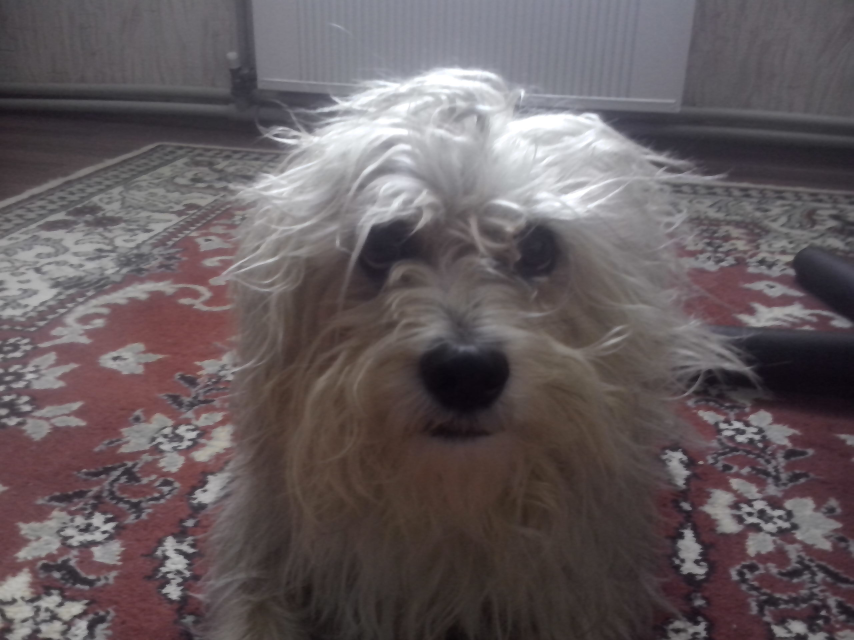
#> input picture Samples/2.jpg, 2560 x 1920 px (shown at 1/3 size); its folder holds only this picture in this run
$ python -i repair.py   (imports and definitions only)
#> lines starting #> are read from the running program, lines starting #| are printed output that depends on the picture
### utils/logger.py
"""Centralized logging setup for XStitch."""

import logging
import os
from logging.handlers import RotatingFileHandler

_LOG_DIR = os.path.join(os.path.dirname(os.path.dirname(__file__)), "logs")
_LOG_FILE = os.path.join(_LOG_DIR, "app.log")

_initialized = False


def get_logger(name: str) -> logging.Logger:
    """Return a named logger. Initializes handlers on first call."""
#> further down, picture is the input picture: shape (1920, 2560, 3); mean B, G, R 93.6, 91, 100
    global _initialized
    if not _initialized:
        _setup()
        _initialized = True
    return logging.getLogger(name)


def _setup() -> None:
    os.makedirs(_LOG_DIR, exist_ok=True)

    root = logging.getLogger()
    root.setLevel(logging.DEBUG)

    fmt = logging.Formatter(
        "%(asctime)s [%(levelname)-8s] %(name)s — %(message)s",
        datefmt="%Y-%m-%d %H:%M:%S",
    )


    fh = RotatingFileHandler(_LOG_FILE, maxBytes=5 * 1024 * 1024, backupCount=3, encoding="utf-8")
    fh.setLevel(logging.DEBUG)
    fh.setFormatter(fmt)


    ch = logging.StreamHandler()
    ch.setLevel(logging.INFO)
    ch.setFormatter(fmt)

    root.addHandler(fh)
    root.addHandler(ch)

### core/repair.py
"""STEP 2 — Auto-Repair: denoise, sharpen, white balance, gamma, CLAHE, bilateral."""

from __future__ import annotations

import cv2
import numpy as np

from core.context import ProcessingContext
from utils.logger import get_logger

log = get_logger(__name__)


# [45 lines that did not run here, left out]


def _auto_gamma(img: np.ndarray) -> np.ndarray:
    """Auto gamma correction based on mean brightness."""
    gray = cv2.cvtColor(img, cv2.COLOR_BGR2GRAY)
    mean_brightness = gray.mean()


    if mean_brightness < 5 or mean_brightness > 250:
        return img  # skip extreme cases

    gamma = np.log(128.0 / 255.0) / np.log(mean_brightness / 255.0 + 1e-7)
    gamma = float(np.clip(gamma, 0.5, 2.5))

    if abs(gamma - 1.0) < 0.1:
        return img  # no correction needed

    lut = np.array([min(255, int((i / 255.0) ** (1.0 / gamma) * 255))
                    for i in range(256)], dtype=np.uint8)
    return cv2.LUT(img, lut)


def _gray_world_wb(img: np.ndarray) -> np.ndarray:
    """Gray World white balance assumption."""
    img_float = img.astype(np.float32)
    b, g, r = cv2.split(img_float)

    mean_b, mean_g, mean_r = b.mean(), g.mean(), r.mean()
    if mean_b < 1 or mean_g < 1 or mean_r < 1:
        return img

    mean_gray = (mean_b + mean_g + mean_r) / 3.0

    b = np.clip(b * (mean_gray / mean_b), 0, 255)
    g = np.clip(g * (mean_gray / mean_g), 0, 255)
    r = np.clip(r * (mean_gray / mean_r), 0, 255)

    return cv2.merge([b, g, r]).astype(np.uint8)


def _clahe_lab(img: np.ndarray) -> np.ndarray:
    """Apply CLAHE to L channel in LAB color space."""
    lab = cv2.cvtColor(img, cv2.COLOR_BGR2LAB)
#> lab: shape (1920, 2560, 3); mean of channels 0, 1, 2 99.4, 132.4, 128.1
    l, a, b = cv2.split(lab)
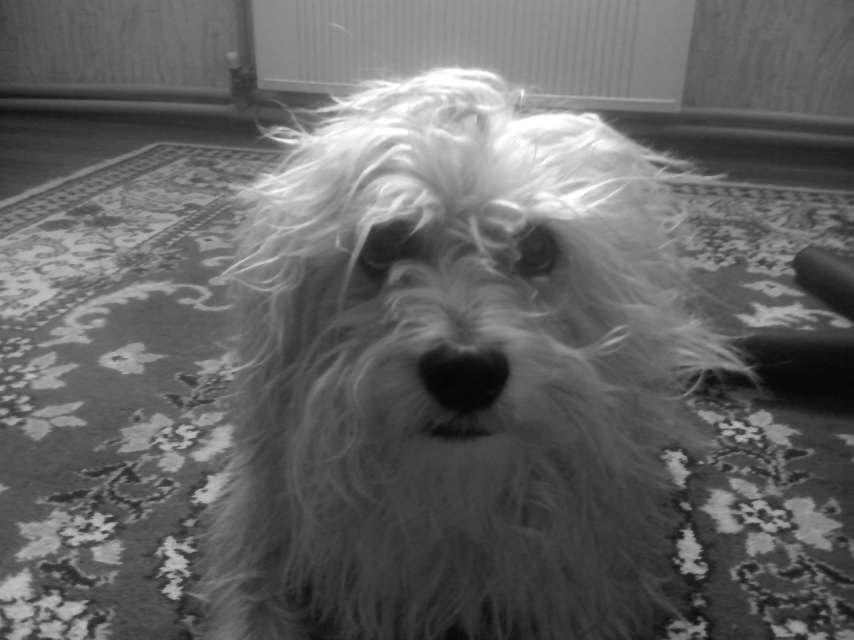
#> l: shape (1920, 2560) (shown at 1/3 size); min 3, max 255, mean 99.4
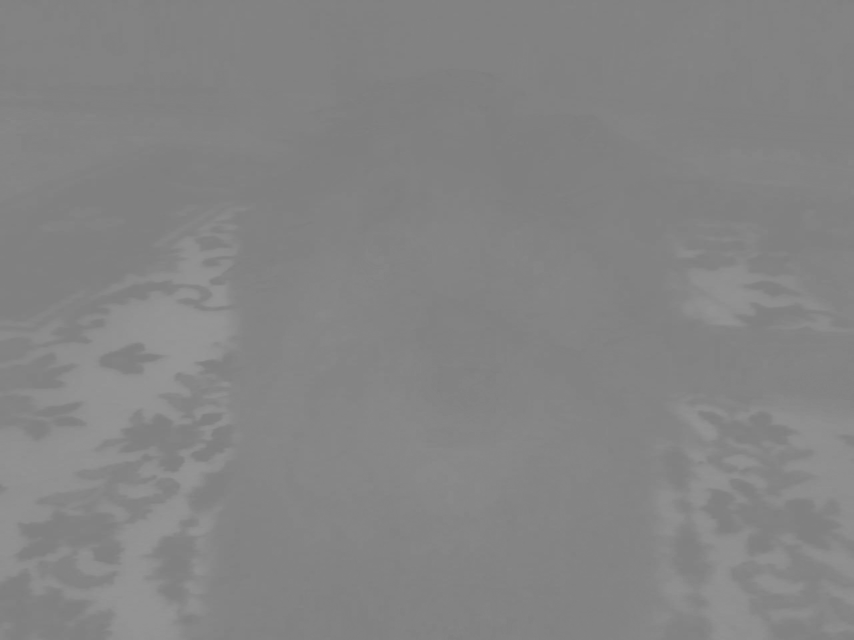
#> a: shape (1920, 2560) (shown at 1/3 size); min 124, max 151, mean 132.4

    clahe = cv2.createCLAHE(clipLimit=2.0, tileGridSize=(8, 8))
    l_enhanced = clahe.apply(l)
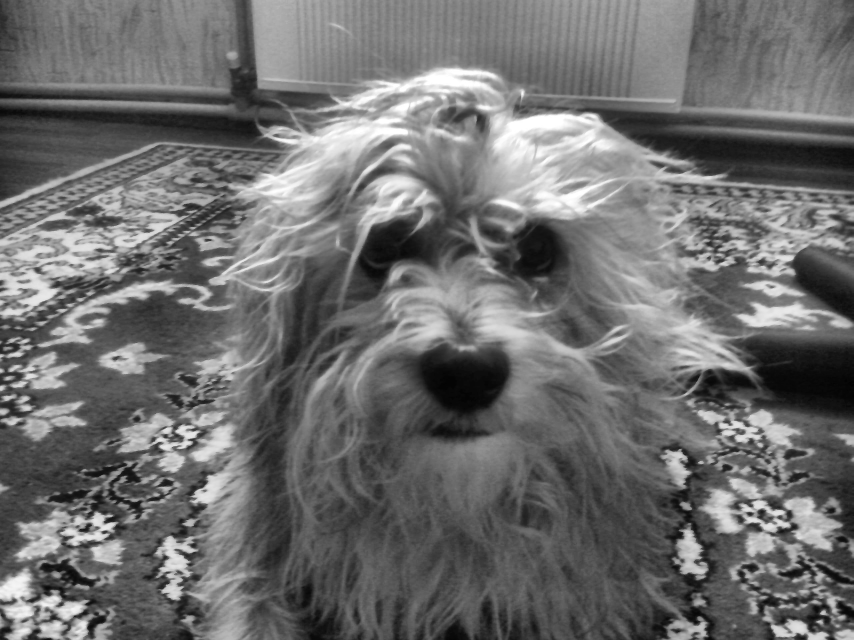
#> l_enhanced: shape (1920, 2560) (shown at 1/3 size); min 2, max 255, mean 109.8

    lab_enhanced = cv2.merge([l_enhanced, a, b])
#> lab_enhanced: shape (1920, 2560, 3); mean of channels 0, 1, 2 109.8, 132.4, 128.1
    return cv2.cvtColor(lab_enhanced, cv2.COLOR_LAB2BGR)
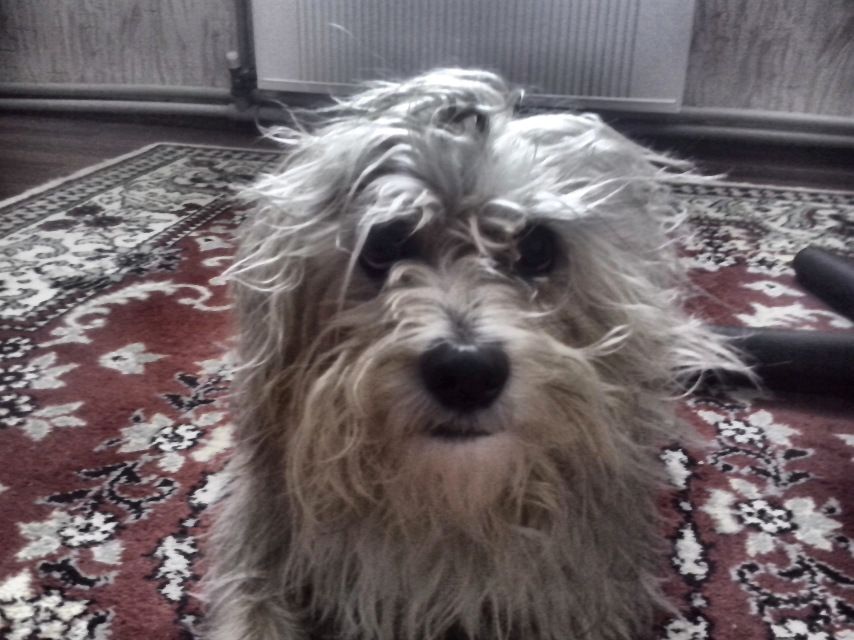
#> returned value: shape (1920, 2560, 3) (shown at 1/3 size); mean B, G, R 103.7, 101.3, 110.4


# [5 lines left out: function _unsharp_mask, not called in this run]

>>> import cv2
>>> picture = cv2.imread('../Samples/2.jpg')
>>> result = _clahe_lab(picture)
